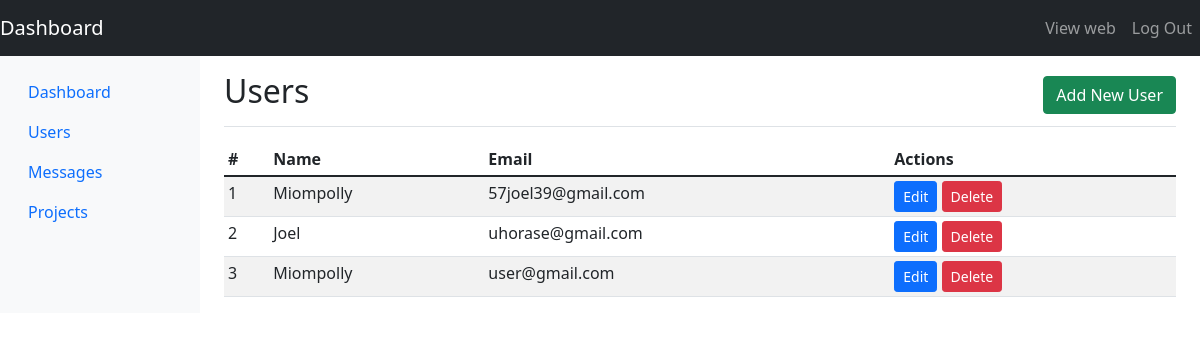
Screenshot of /user.php (signed in) with the database file from the repository.
### tables this page shows
CREATE TABLE `users` (
  `id` int(11) NOT NULL,
  `name` varchar(100) NOT NULL,
  `email` varchar(100) NOT NULL,
  `password` varchar(255) NOT NULL,
  `created_at` timestamp NOT NULL DEFAULT current_timestamp()
);

### user.php (the view, shortened to what this page needs)
<?php
require 'config.php';
$sql = "SELECT * FROM users";
$stmt = $pdo->prepare($sql);
$stmt->execute();
$users = $stmt->fetchAll();
?>
<!DOCTYPE html>
<html lang="en">
<head>
    <link href="https://cdn.jsdelivr.net/npm/bootstrap@5.1.3/dist/css/bootstrap.min.css" rel="stylesheet">
</head>
<body>
    <nav class="navbar navbar-expand-lg navbar-dark bg-dark">
        <a class="navbar-brand" href="#">Dashboard</a>
        <div class="collapse navbar-collapse" id="navbarNav">
            <ul class="navbar-nav ms-auto">
                <li class="nav-item">
                    <a class="nav-link" href="index.php">View web</a>
                </li>
                <li class="nav-item">
                    <a class="nav-link" href="logout.php">Log Out</a>
                </li>
            </ul>
        </div>
    </nav>
    <div class="container-fluid">
        <div class="row">
            <nav id="sidebar" class="col-md-3 col-lg-2 d-md-block bg-light sidebar">
                <div class="position-sticky pt-3">
                    <ul class="nav flex-column">
                        <li class="nav-item">
                            <a class="nav-link active" aria-current="page" href="dashboard.php">Dashboard</a>
                        </li>
                        <li class="nav-item">
                            <a class="nav-link active" aria-current="page" href="user.php">Users</a>
                        </li>
                        <li class="nav-item">
                            <a class="nav-link" href="message.php">Messages</a>
                        </li>
                        <li class="nav-item">
                            <a class="nav-link" href="project.php">Projects</a>
                        </li>
                    </ul>
                </div>
            </nav>
            <main class="col-md-9 ms-sm-auto col-lg-10 px-md-4">
                <div class="d-flex justify-content-between flex-wrap flex-md-nowrap align-items-center pt-3 pb-2 mb-3 border-bottom">
                    <h1 class="h2">Users</h1>
                    <button type="button" class="btn btn-success" data-bs-toggle="modal" data-bs-target="#registerModal">
                        Add New User
                    </button>
                </div>
                <div class="table-responsive">
                    <table class="table table-striped table-sm">
                        <thead>
                            <tr>
                                <th>#</th>
                                <th>Name</th>
                                <th>Email</th>
                                <th>Actions</th>
                            </tr>
                        </thead>
                        <tbody>
                            <?php foreach ($users as $user): ?>
                            <tr>
                                <td><?php echo htmlspecialchars($user['id']); ?></td>
                                <td><?php echo htmlspecialchars($user['name']); ?></td>
                                <td><?php echo htmlspecialchars($user['email']); ?></td>
                                <td>
                                    <a href="edit_user.php?id=<?php echo $user['id']; ?>" class="btn btn-primary btn-sm">Edit</a>
                                    <a href="delete_user.php?id=<?php echo $user['id']; ?>" class="btn btn-danger btn-sm" onclick="return confirm('Are you sure you want to delete this user?');">Delete</a>
                                </td>
                            </tr>
                            <?php endforeach; ?>
                        </tbody>
                    </table>
                </div>
            </main>
        </div>
    </div>
</body>
</html>

### rows the page displays
users: id "1", name "Miompolly", email "57joel39@gmail.com"
users: id "2", name "Joel", email "uhorase@gmail.com"
users: id "3", name "Miompolly", email "user@gmail.com"
